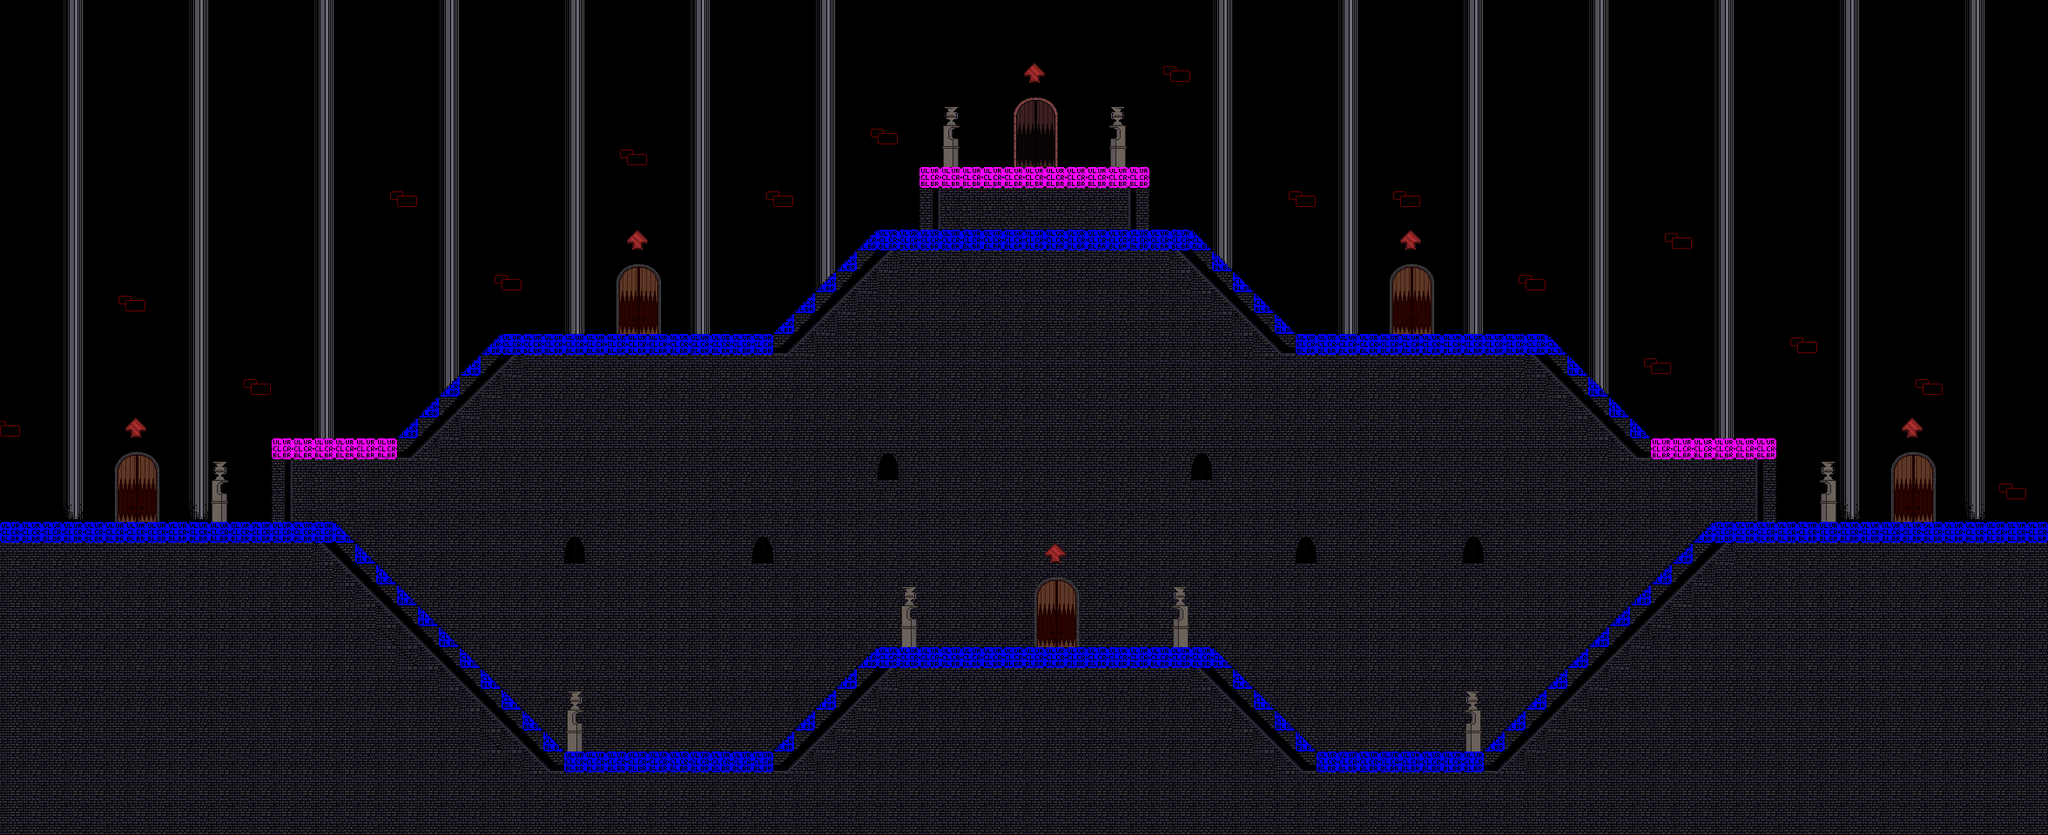

This game map was drawn from its Tiled (.tmx) file and the tilesets committed beside it. A one-line description and the trimmed map source follow:
An orthogonal 98x40 tile map with 24x24 px tiles, 4 tile layers (pillar, floor, features, collision), 2 tilesets and 15 objects (8x sprite, 6x door, savepoint).

<map version="1.0" orientation="orthogonal" renderorder="right-down" width="98" height="40" tilewidth="24" tileheight="24" nextobjectid="16">
 <properties>
  <property name="blue" value="0" />
  <property name="green" value="0" />
  <property name="offset" value="26" />
  <property name="overworldName" value="caverns" />
  <property name="red" value="0" />
  <property name="soundtrack" value="castle" />
 </properties>
 <tileset firstgid="1" name="castle-hawkthorne" tilewidth="24" tileheight="24">
  <image source="../images/tilesets/castle-hawkthorne.png" width="384" height="1200" />
 </tileset>
 <tileset firstgid="801" name="collisions" tilewidth="24" tileheight="24">
  <image source="../images/tilesets/collisions.png" width="632" height="512" />
 </tileset>
 <layer name="pillar" width="98" height="40">
  <data>[3920 cells, 468 non-empty, 5 distinct tile ids]</data>
 </layer>
 <layer name="floor" width="98" height="40">
  <data>[3920 cells, 2176 non-empty, 10 distinct tile ids]</data>
 </layer>
 <layer name="features" width="98" height="40">
  <data>[3920 cells, 122 non-empty, 33 distinct tile ids]</data>
 </layer>
 <layer name="collision" width="98" height="40">
  <data>[3920 cells, 181 non-empty, 4 distinct tile ids]</data>
 </layer>
 <objectgroup color="#a41f05" name="nodes">
  <object id="1" name="main" type="door" x="1189" y="672" width="49" height="72">
   <properties>
    <property name="level" value="castle-hawkthorne-entrance" />
    <property name="to" value="next" />
   </properties>
  </object>
  <object id="2" name="next" type="door" x="1166" y="120" width="47" height="72">
   <properties>
    <property name="info" value="You need a {{red}}Throne Room{{white}} key to open this door." />
    <property name="key" value="throneroom" />
    <property name="level" value="castle-hawkthorne-throne" />
    <property name="to" value="main" />
   </properties>
  </object>
  <object id="3" type="sprite" x="1032" y="648" width="24" height="24">
   <properties>
    <property name="animation" value="1-3,1" />
    <property name="height" value="24" />
    <property name="sheet" value="images/sprites/castle/flame.png" />
    <property name="width" value="24" />
   </properties>
  </object>
  <object id="4" type="sprite" x="1344" y="648" width="24" height="24">
   <properties>
    <property name="animation" value="1-3,1" />
    <property name="height" value="24" />
    <property name="sheet" value="images/sprites/castle/flame.png" />
    <property name="width" value="24" />
   </properties>
  </object>
  <object id="5" type="sprite" x="1680" y="768" width="24" height="24">
   <properties>
    <property name="animation" value="1-3,1" />
    <property name="height" value="24" />
    <property name="sheet" value="images/sprites/castle/flame.png" />
    <property name="width" value="24" />
   </properties>
  </object>
  <object id="6" type="sprite" x="648" y="768" width="24" height="24">
   <properties>
    <property name="animation" value="1-3,1" />
    <property name="height" value="24" />
    <property name="sheet" value="images/sprites/castle/flame.png" />
    <property name="width" value="24" />
   </properties>
  </object>
  <object id="7" type="sprite" x="240" y="504" width="24" height="24">
   <properties>
    <property name="animation" value="1-3,1" />
    <property name="height" value="24" />
    <property name="sheet" value="images/sprites/castle/flame.png" />
    <property name="width" value="24" />
   </properties>
  </object>
  <object id="8" type="sprite" x="2088" y="504" width="24" height="24">
   <properties>
    <property name="animation" value="1-3,1" />
    <property name="height" value="24" />
    <property name="sheet" value="images/sprites/castle/flame.png" />
    <property name="width" value="24" />
   </properties>
  </object>
  <object id="9" type="sprite" x="1272" y="96" width="24" height="24">
   <properties>
    <property name="animation" value="1-3,1" />
    <property name="height" value="24" />
    <property name="sheet" value="images/sprites/castle/flame.png" />
    <property name="width" value="24" />
   </properties>
  </object>
  <object id="10" type="sprite" x="1080" y="96" width="24" height="24">
   <properties>
    <property name="animation" value="1-3,1" />
    <property name="height" value="24" />
    <property name="sheet" value="images/sprites/castle/flame.png" />
    <property name="width" value="24" />
   </properties>
  </object>
  <object id="11" name="room1" type="door" x="133" y="528" width="47" height="72">
   <properties>
    <property name="level" value="castle-hawkthorne-room-1" />
    <property name="to" value="main" />
   </properties>
  </object>
  <object id="12" name="room2" type="door" x="2173" y="528" width="47" height="72">
   <properties>
    <property name="level" value="castle-hawkthorne-room-2" />
    <property name="to" value="main" />
   </properties>
  </object>
  <object id="13" name="room3" type="door" x="711" y="312" width="47" height="72">
   <properties>
    <property name="info" value="You need a {{red}}Tower{{white}} key to open this door." />
    <property name="key" value="tower" />
    <property name="level" value="castle-hawkthorne-room-3" />
    <property name="to" value="main" />
   </properties>
  </object>
  <object id="14" name="room4" type="door" x="1600" y="312" width="47" height="72">
   <properties>
    <property name="info" value="You need a {{red}}Blue Tower{{white}} key to open this door." />
    <property name="key" value="bluetower" />
    <property name="level" value="castle-hawkthorne-room-4" />
    <property name="to" value="main" />
   </properties>
  </object>
  <object id="15" name="castle-throneroom" type="savepoint" x="1152" y="0" width="72" height="192" />
 </objectgroup>
</map>
